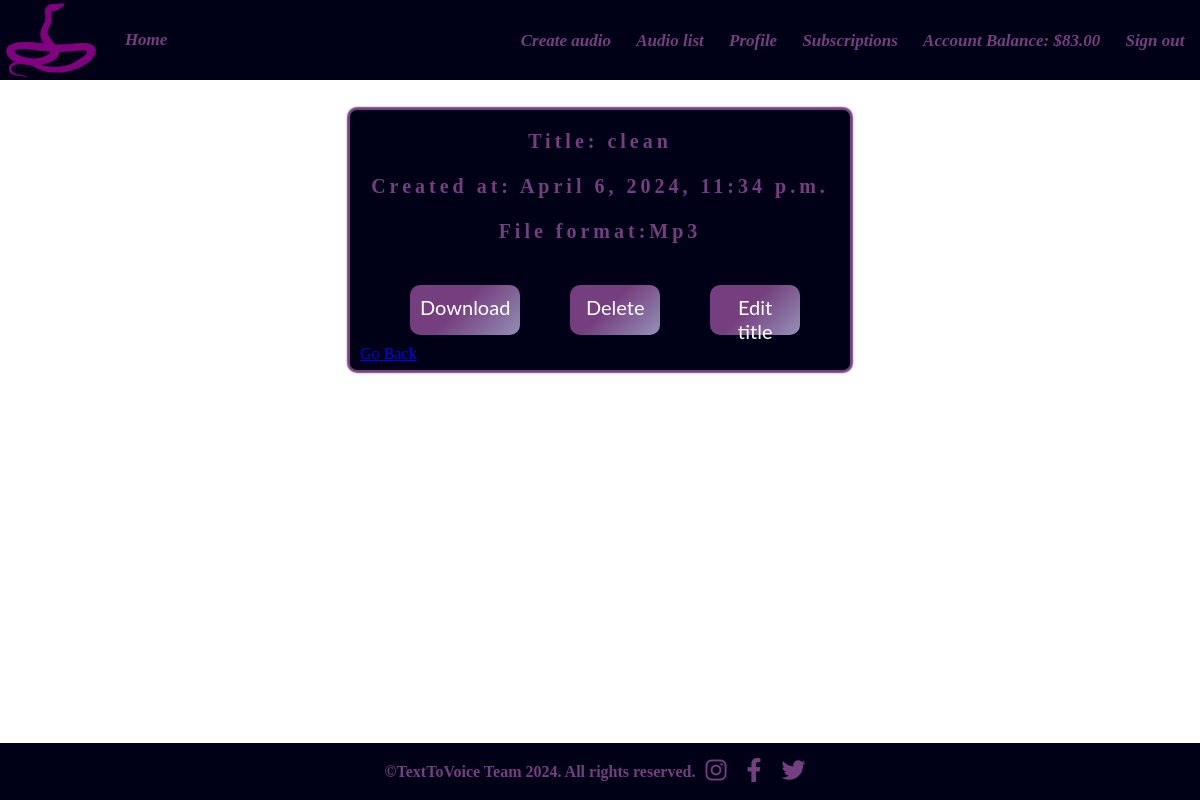
/audiofile/3/ (signed in), run on the app's committed database.
### text_to_speech/accounts/models.py (models this page shows)
class TextToVoiceUser(auth_models.AbstractBaseUser, auth_models.PermissionsMixin):  # 3. Way
    email = models.EmailField(
        _("email address"),  # we want to use email
        unique=True,
        error_messages={
            "unique": _("A user with that email already exists."),
        },
    )
    date_joined = models.DateTimeField(_("date joined"), default=timezone.now)
    is_staff = models.BooleanField(
        default=False,
    )
    is_active = models.BooleanField(
        default=True,
    )
    USERNAME_FIELD = "email"
    objects = TextToVoiceUserManager()

### text_to_speech/profiles/models.py (models this page shows, shortened)
class Profile(IHaveUser, models.Model):
    MAX_FIRST_NAME_LENGTH = 25
    MAX_LAST_NAME_LENGTH = 25
    first_name = models.CharField(
        max_length=MAX_FIRST_NAME_LENGTH,
        null=True,
        blank=True,
    )
    last_name = models.CharField(
        max_length=MAX_LAST_NAME_LENGTH,
        null=True,
        blank=True,
    )
    date_of_birth = models.DateField(
        blank=True,
        null=True,
    )
    profile_picture = models.URLField(
        blank=True,
        null=True,
    )
    GENDER_CHOICES = [
        ('', 'Not Specified'),
        ('M', 'Male'),
        ('F', 'Female'),
    ]
    gender = models.CharField(
        max_length=1,
        choices=GENDER_CHOICES,
        blank=True,
        null=True)
    account_balance = models.DecimalField(
        max_digits=10,
        decimal_places=2,
        default=0
    )

### text_to_speech/voices/models.py (models this page shows, shortened)
class AudioFile(models.Model):
    text = models.TextField(
        max_length=255,
        null=False,
        blank=False,
    )
    title = models.CharField(
        max_length=100,
        unique=True,
        null=False,
        blank=False,
    )
    audio_file = models.FileField(
        upload_to='audio_files/',
    )
    created_at = models.DateTimeField(
        auto_now_add=True,  # Done only on `create`
    )
    user = models.ForeignKey(
        UserModel,
        on_delete=models.CASCADE,
    )

### text_to_speech/voices/views.py (the view)
# urls.py: path('<int:pk>/', AudioFileDetailView.as_view(), name='audiofile_detail'),
class AudioFileDetailView(OwnerRequiredMixin, auth_mixin.LoginRequiredMixin, views.DetailView):
    queryset = AudioFile.objects.all()
    template_name = 'voices/audiofile_details.html'
    context_object_name = 'audio_file'

### text_to_speech/core/owner_required_view_mixins.py (called while the page is built)
    def get_object(self, queryset=None):
        obj = super().get_object(queryset=queryset)
        obj_user = getattr(obj, self.user_field, None)
        if obj_user != self.request.user:
            raise PermissionDenied
        return obj

### templates/voices/audiofile_details.html (shortened to what this page needs)
{% extends "base.html" %}
{% load static %}
{% block main_content %}
    <section id="detailsPage">
    <div class="wrapper-audio-details">
    <div class="profile-details-page">
    <br>
    <h2 class="email"><strong>Title:</strong> {{ audio_file.title }}</h2>
    <br>
    <h2 class="email"><strong>Created at:</strong> {{ audio_file.created_at }}</h2>
    <br>
    <h2 class="email"><strong>File format:</strong>Mp3</h2>
    </div>
    <div class="profileText">
        <div class="actionBtn">
    <a href="{% url 'download' path=audio_file.audio_file.name %}" class="remove" download>Download</a>
    <a href="{% url 'audiofile_delete' pk=audio_file.pk %}" class="remove">Delete</a>
    <a href="{% url 'audiofile_update' pk=audio_file.pk %}" class="remove" >Edit title</a>
    </div>
         <a class="edit-btn" href="javascript:history.back()">Go Back</a>
    </div>
    </div>
    </section>
{% endblock %}

### templates/partials/header.html
{% load static %}
<header>
    <nav>
        <img src="{% static '/images/snake-4-xxl.png' %}" alt="voice" />
        <a href="{% url 'index' %}"></a>
        <a href="{% url 'index' %}">
            <i>Home</i>
        </a>
        <ul>
            {% if not request.user.is_authenticated %}
            <li>
                <a href="{% url 'signin user' %}">
                    <i>Sign in</i>
                </a>
            </li>
            <li>
                <a href="{% url 'signup user' %}">
                    <i>Sign up</i>
                </a>
            </li>
            <li>
                <a href="{% url 'view_plans' %}">
                    <i>Subscription Plans</i>
                </a>
            </li>
            {% else %}
            <li>
                <a href="{% url 'audiofile_create' %}">
                    <i>Create audio</i>
                </a>
            </li>
            <li>
                <a href="{% url 'audiofile-list' %}">
                    <i>Audio list</i>
                </a>
            </li>
            <li>
                <a href="{% url 'profile-detail' pk=request.user.pk %}">
                    <i>Profile</i>
                </a>
            </li>
            <li>
                <a href="{% url 'view_plans' %}">
                    <i>Subscriptions</i>
                </a>
            </li>
                <li>
                    <a href="{% url 'account-balance' pk=request.user.pk%}">
                        <i>Account Balance: ${{ request.user.profile.account_balance }}</i>
                    </a>
                </li>
            <li>
                <a href="{% url 'signout user' %}">
                    <i>Sign out</i>
                </a>
            </li>
            {% endif %}
        </ul>
    </nav>
</header>

### staticfiles/css/style.css (style rules this page uses)
body { background-image: url('https://datadriveninvestor.s3.amazonaws.com/uploads/2020/10/voice.jpg'); background-size: cover; margin:0px; }
nav, footer { background-color: #000116; width: 100%; display: flex; font-size: 16px; justify-content: space-around; align-items: center; padding: 0 5px 0 3px; margin: 0; color: white; }
nav a { text-decoration: none; border-radius: 50%; padding: 0.5em; color: #753e7e; font-size: 17px; font-weight: bolder; position: relative; }
nav ul { margin: 0 0 0 auto; }
nav ul li { display: inline; margin: 0 2px; }
li::before { display: inline; }
nav > img { width: 90px; height: 80px; margin-left: 0.2em; margin-right: 0.2em; }
.wrapper-audio-details { height: 260px; width: 500px; border-radius: 7px 7px 7px 7px; box-shadow: 0 0 1.5px 3px #753e7e; margin: 30px auto 200px; background-color: #000116; }
.albumText, .profileText { padding-left: 10px; padding-top: 20px; }
.actionBtn { display: flex; text-align: center; left: auto; top: auto; right: 0; bottom: 0; margin-left: 50px; }
.actionBtn > a { width: 200%; height: 50px; cursor: pointer; border: none; border-radius: 10px; display: inline; align-items: center; justify-content: center; background-color: #753e7e; background-image: linear-gradient(315deg, #b8f0f9 0%, #753e7e 74%); background-size: 200% 100%; background-position: left; background-repeat: no-repeat; transition: 500ms; color: white; font-family: "Lato", serif; font-size: 20px; margin-bottom: 10px; margin-top: 20px; padding: 10px; text-decoration: none; margin-right: 50px; }
* { box-sizing: border-box; }
.edit-btn { display: flex; gap: 30px; z-index: 2; }
.profile-details-page h2 { font-size: 20px; color: #753e7e; letter-spacing: 0.2em; margin: 2px auto; text-align: center; }

### data on the page
TextToVoiceUser: user.profile.account_balance "83.00"
AudioFile: title "clean", created_at "April 6, 2024, 11:34 p.m."
